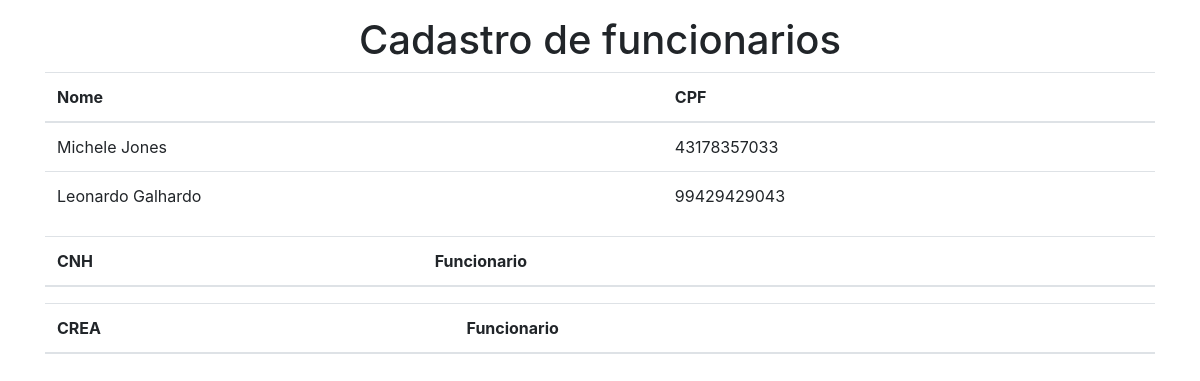
The page /listar_funcionarios on the database as committed earlier.
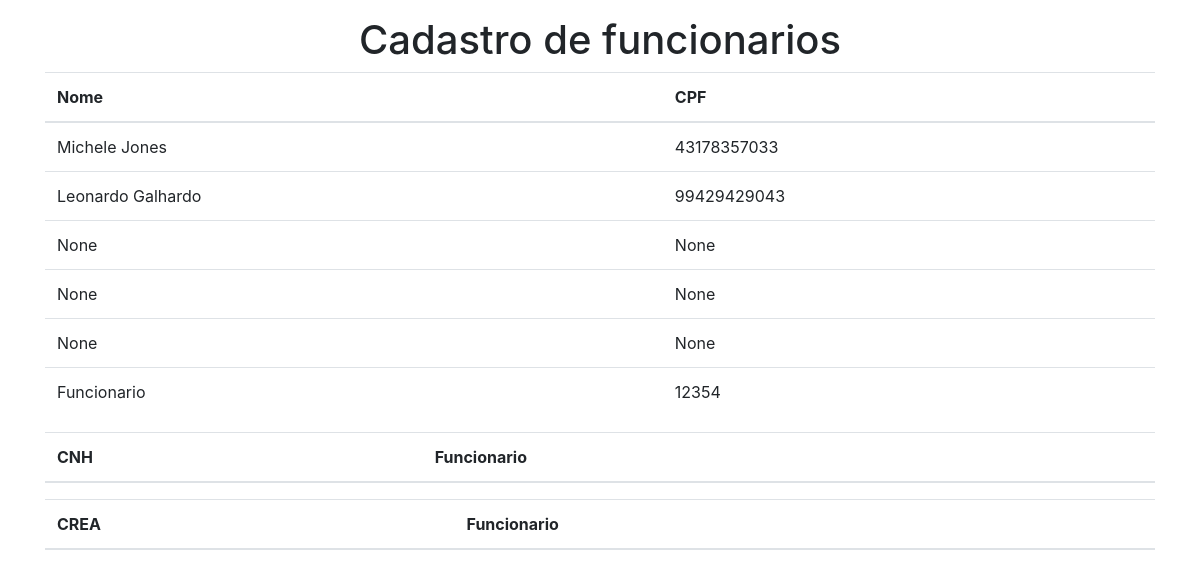
The same page on the database as committed later.
### model.py (models this page shows, shortened)
class Funcionario(db.Model):
    id = db.Column(db.Integer, primary_key=True)
    nome = db.Column(db.String(254))
    cpf = db.Column(db.String(254))

### server.py (the view)
@app.route("/listar_funcionarios")
def listar_funcionarios():
    funcionarios = db.session.query(Funcionario).all()
    return render_template("listar_funcionarios.html", listaFunc=funcionarios)

### templates/listar_funcionarios.html (shortened to what this page needs)
<!DOCTYPE html>
<html lang="en">
<head>
    <link rel="stylesheet" href="https://stackpath.bootstrapcdn.com/bootstrap/4.4.1/css/bootstrap.min.css">
</head>
<body>
    <h1 class="mt-3 text-center">Cadastro de funcionarios</h1>
    <div class="container">
        <table class="table">
            <thead>
                <tr>
                    <th scope="col">Nome</th>
                    <th scope="col">CPF</th>
                </tr>
            </thead>
            <tbody>
                {% for f in listaFunc %}
                <tr>
                    <td>{{f.nome}}</td>
                    <td>{{f.cpf}}</td>
                </tr>
                {% endfor %}
            </tbody>
        </table>
    </div>
     <div class="container">
        <table class="table">
            <thead>
                <tr>
                    <th scope="col">CNH</th>
                    <th scope="col">Funcionario</th>
                </tr>
            </thead>
        </table>
    </div>
     <div class="container">
        <table class="table">
            <thead>
                <tr>
                    <th scope="col">CREA</th>
                    <th scope="col">Funcionario</th>
                </tr>
            </thead>
        </table>
    </div>
</body>
</html>

Rows that differ between the two databases and show on the page:
added Funcionario: nome "None", cpf "None"
added Funcionario: nome "None", cpf "None"
added Funcionario: nome "None", cpf "None"
added Funcionario: nome "Funcionario", cpf "12354"
